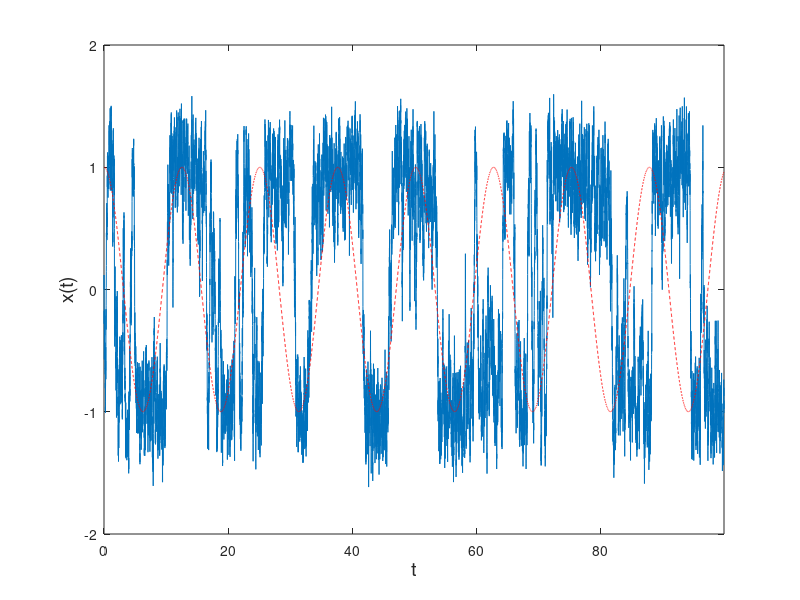
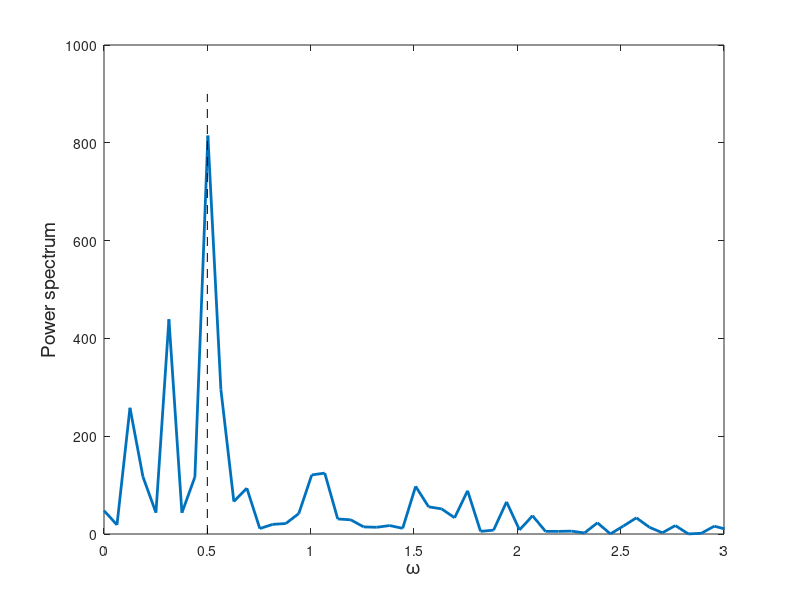

Source code (MATLAB) for these figures, in order:
%**************************************************************************
%*     Section 18.2.2                                                     *
%*     filename: ch18pr06.m                                               *
%*     program listing number: 18.6                                       *
%*                                                                        *
%*     This program simulates a stochastic resonace.                      *
%*                                                                        *
%*     Programed by Ryoichi Kawai for Computational Physics Course.       *
%*     Last modification:  03/26/2017.                                    *
%**************************************************************************
close all
clear all

% system parameters
% To see stochastic resonance, use the parameter valesu
% A=1.0; D=1.2; U0=10; w=0.5;
%
A=1.0;
D=1.2;
U0=10;
w=0.5;

% constrol parameters
movie=false;
tau=100;
N=2^14;
dt=tau/N;
ds=sqrt(2.*D*dt);

x=zeros(1,N);
t=linspace(0.0,dt*(N-1),N);

L=101;
q=linspace(-2.0,2.0,L);
U1=U0*(q.^4/4-q.^2/2);

if movie
    figure(1)
    plot(q,U1-A*cos(w*t(1))*q);
    hold on
    y=U0*(x(1)^4/4-x(1)^2/2)+0.05-A*cos(w*t(1))*x(1);
    rectangle('Position',[x(1)-0.05,y-0.05,0.1,0.1],'Curvature',[1,1],'FaceColor',[0,0.75,0.75])
    axis equal
    axis([-2 2 -U0/2 2])
    drawnow;
    hold off
end

g=randn(1,N);

for i=1:N-1
    t(i+1)=i*dt;
    f1=U0*(-x(i)^3+x(i))+A*cos(w*t(i));
    x(i+1)=x(i) + f1*dt + g(i)*ds;
    f2=U0*(-x(i+1)^3+x(i+1))+A*cos(w*t(i+1));
    x(i+1)=x(i) + (f1+f2)*dt/2 + g(i)*ds;
    if movie 
        plot(q,U1-A*cos(w*t(i+1))*q);
        hold on
        y=U0*(x(i+1)^4/4-x(i+1)^2/2)+0.05-A*cos(w*t(i+1))*x(i+1);
        rectangle('Position',[x(i+1)-0.05,y-0.05,0.1,0.1],'Curvature',[1,1],'FaceColor',[0,0.75,0.75])
        axis equal
        axis([-2 2 -U0/2 2])
        drawnow;
        hold off
    end
end

figure(2)
plot(t,x)
hold on
p=plot(t,cos(w*t),'--');
set(p,'color','red')
axis([t(1),t(N),-2 2])
xlabel('t','fontsize',14')
ylabel('x(t)','fontsize',14)
hold off

figure(3)
z=fft(x)*tau/N;
q=linspace(0,N-1,N)*2*pi/tau;
p=plot(q,abs(z).^2);
set(p,'linewidth',2)
xlim([0 3])
ylabel('Power spectrum','fontsize',14)
xlabel('\omega','fontsize',14)
hold on
p=plot([0.5,0.5],[0,900],'--');
set(p,'color','black')
hold off
